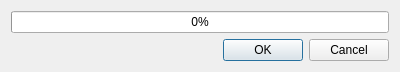
<?xml version="1.0" encoding="UTF-8"?>
<ui version="4.0">
 <class>AtmCorr</class>
 <widget class="QDialog" name="AtmCorr">
  <property name="geometry">
   <rect>
    <x>0</x>
    <y>0</y>
    <width>400</width>
    <height>68</height>
   </rect>
  </property>
  <property name="windowTitle">
   <string>Dialog</string>
  </property>
  <layout class="QVBoxLayout" name="verticalLayout">
   <item>
    <widget class="QProgressBar" name="progressBar">
     <property name="value">
      <number>0</number>
     </property>
    </widget>
   </item>
   <item>
    <widget class="QDialogButtonBox" name="buttonBox">
     <property name="orientation">
      <enum>Qt::Horizontal</enum>
     </property>
     <property name="standardButtons">
      <set>QDialogButtonBox::Cancel|QDialogButtonBox::Ok</set>
     </property>
    </widget>
   </item>
  </layout>
 </widget>
 <resources/>
 <connections>
  <connection>
   <sender>buttonBox</sender>
   <signal>accepted()</signal>
   <receiver>AtmCorr</receiver>
   <slot>accept()</slot>
   <hints>
    <hint type="sourcelabel">
     <x>248</x>
     <y>254</y>
    </hint>
    <hint type="destinationlabel">
     <x>157</x>
     <y>274</y>
    </hint>
   </hints>
  </connection>
  <connection>
   <sender>buttonBox</sender>
   <signal>rejected()</signal>
   <receiver>AtmCorr</receiver>
   <slot>reject()</slot>
   <hints>
    <hint type="sourcelabel">
     <x>316</x>
     <y>260</y>
    </hint>
    <hint type="destinationlabel">
     <x>286</x>
     <y>274</y>
    </hint>
   </hints>
  </connection>
 </connections>
</ui>
